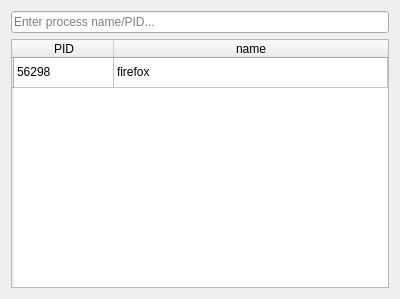
<?xml version="1.0" encoding="UTF-8"?>
<ui version="4.0">
 <class>SProc</class>
 <widget class="QDialog" name="SProc">
  <property name="geometry">
   <rect>
    <x>0</x>
    <y>0</y>
    <width>400</width>
    <height>299</height>
   </rect>
  </property>
  <property name="windowTitle">
   <string>Process Selector</string>
  </property>
  <property name="accessibleName">
   <string/>
  </property>
  <layout class="QGridLayout" name="gridLayout">
   <item row="0" column="0">
    <widget class="QLineEdit" name="lineEdit">
     <property name="placeholderText">
      <string>Enter process name/PID...</string>
     </property>
    </widget>
   </item>
   <item row="1" column="0">
    <widget class="QTableWidget" name="tableWidget">
     <attribute name="horizontalHeaderCascadingSectionResizes">
      <bool>false</bool>
     </attribute>
     <attribute name="horizontalHeaderStretchLastSection">
      <bool>true</bool>
     </attribute>
     <attribute name="verticalHeaderCascadingSectionResizes">
      <bool>false</bool>
     </attribute>
     <attribute name="verticalHeaderStretchLastSection">
      <bool>false</bool>
     </attribute>
     <row>
      <property name="text">
       <string/>
      </property>
     </row>
     <column>
      <property name="text">
       <string>PID</string>
      </property>
     </column>
     <column>
      <property name="text">
       <string>name</string>
      </property>
     </column>
     <item row="0" column="0">
      <property name="text">
       <string>56298</string>
      </property>
     </item>
     <item row="0" column="1">
      <property name="text">
       <string>firefox</string>
      </property>
     </item>
    </widget>
   </item>
  </layout>
 </widget>
 <resources/>
 <connections/>
</ui>
